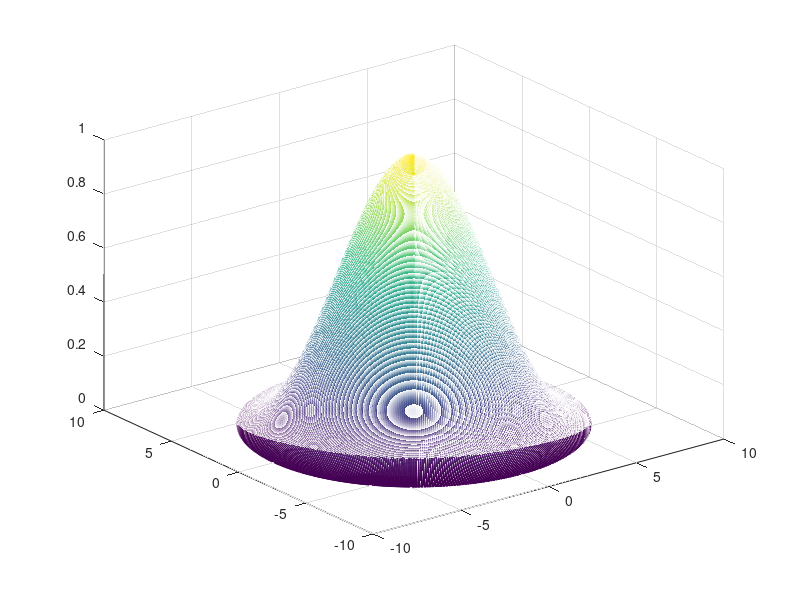
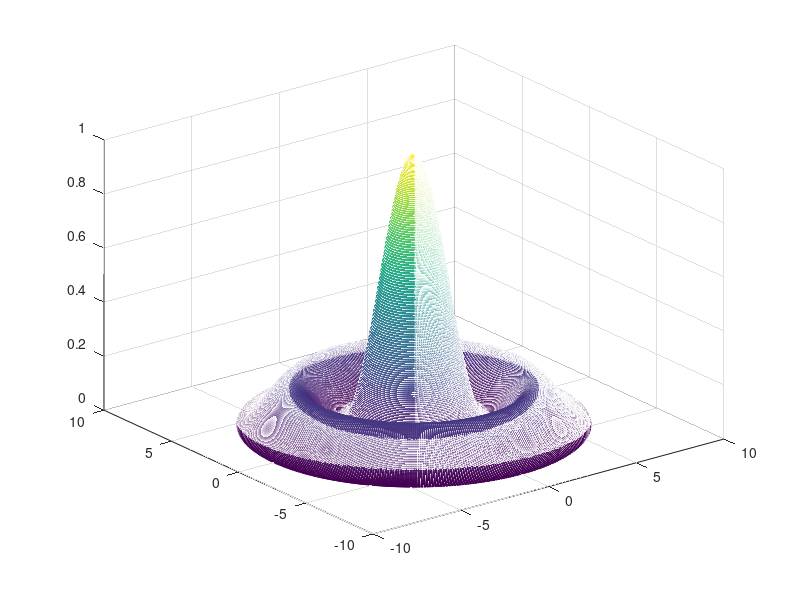
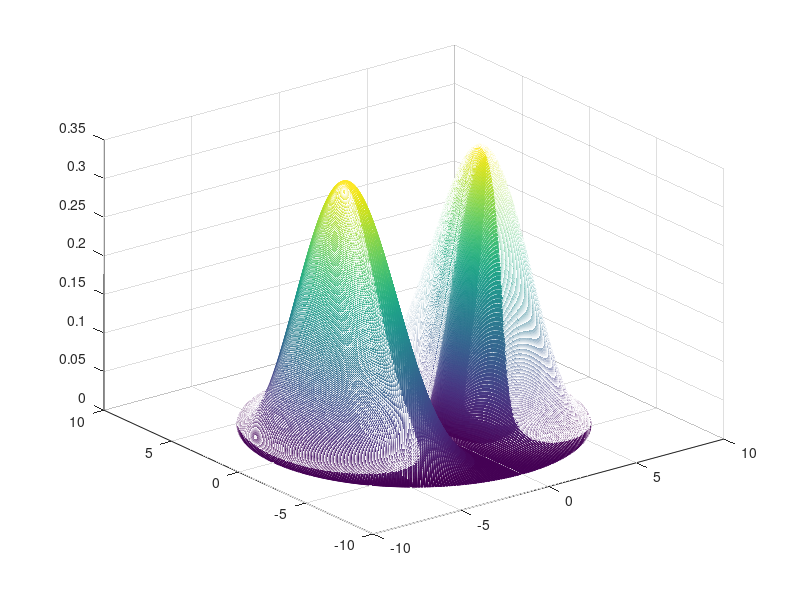
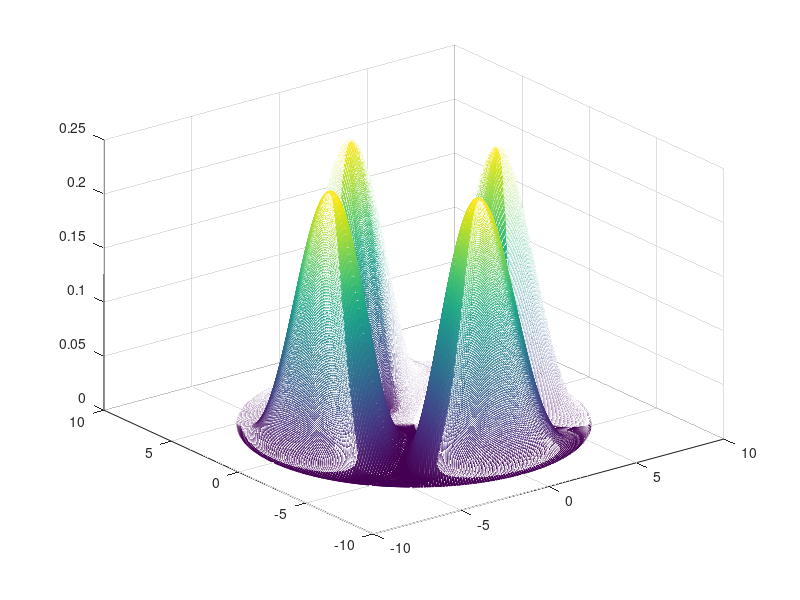

MATLAB code to generate these figures, in order:
%matlab module for determinate fiber modes

%%LP modes , Calculate and draw
%Programmed by Ammar Rajab.
%Tishreen University , Latakia , Syria.

%%fiber attributes
%changre a , n1 ,n2 and lambda to change v and then run the script to get
%the LP modes that can pass through the fiber. 

a=8;    %diameter
n1=1.45;    %core
n2=1.4;     %cladding
lambda=8.11;

v=(pi*a/lambda)*sqrt(n1^2-n2^2);    %normalized freq
v=4;
%%mesh draw points r & phi
r=linspace(0,a,400);
phi=linspace(0,2*pi,400);
[r,phi]=meshgrid(r,phi);

%%calculate the modes
m0=[];m1=[];m2=[];
for x=1:10
    m0(end+1)=fzero(@(x)besselj(0,x),[x-1 x]*pi);
    if x*pi>v
        break;
    end
end

for x=1:10
    t=fzero(@(x)besselj(1,x),[x-1 x]*pi);
    if t>0
        m1(end+1)=t;
    end
    if x*pi>v
        break;
    end
end

for x=1:10
    t=fzero(@(x)besselj(2,x),[x-1 x]*pi);
    if t>0
        m2(end+1)=t;
    end
    if x*pi>v
        break;
    end
end


%%draw modes for m=0
for i=1:length(m0)
    z=besselj(0,m0(i)*r/a).*cos(0.*phi);
    x=r.*cos(phi);
    y=r.*sin(phi);
    figure
    mesh(x,y,z.^2);
end

%%draw modes for m=1
for i=1:length(m1)
    z=besselj(1,m1(i)*r/a).*cos(1.*phi);
    x=r.*cos(phi);
    y=r.*sin(phi);
    figure
    mesh(x,y,z.^2);
end

%%draw modes for m=2
for i=1:length(m2)
    z=besselj(2,m2(i)*r/a).*cos(2.*phi);
    x=r.*cos(phi);
    y=r.*sin(phi);
    figure
    mesh(x,y,z.^2);
end
